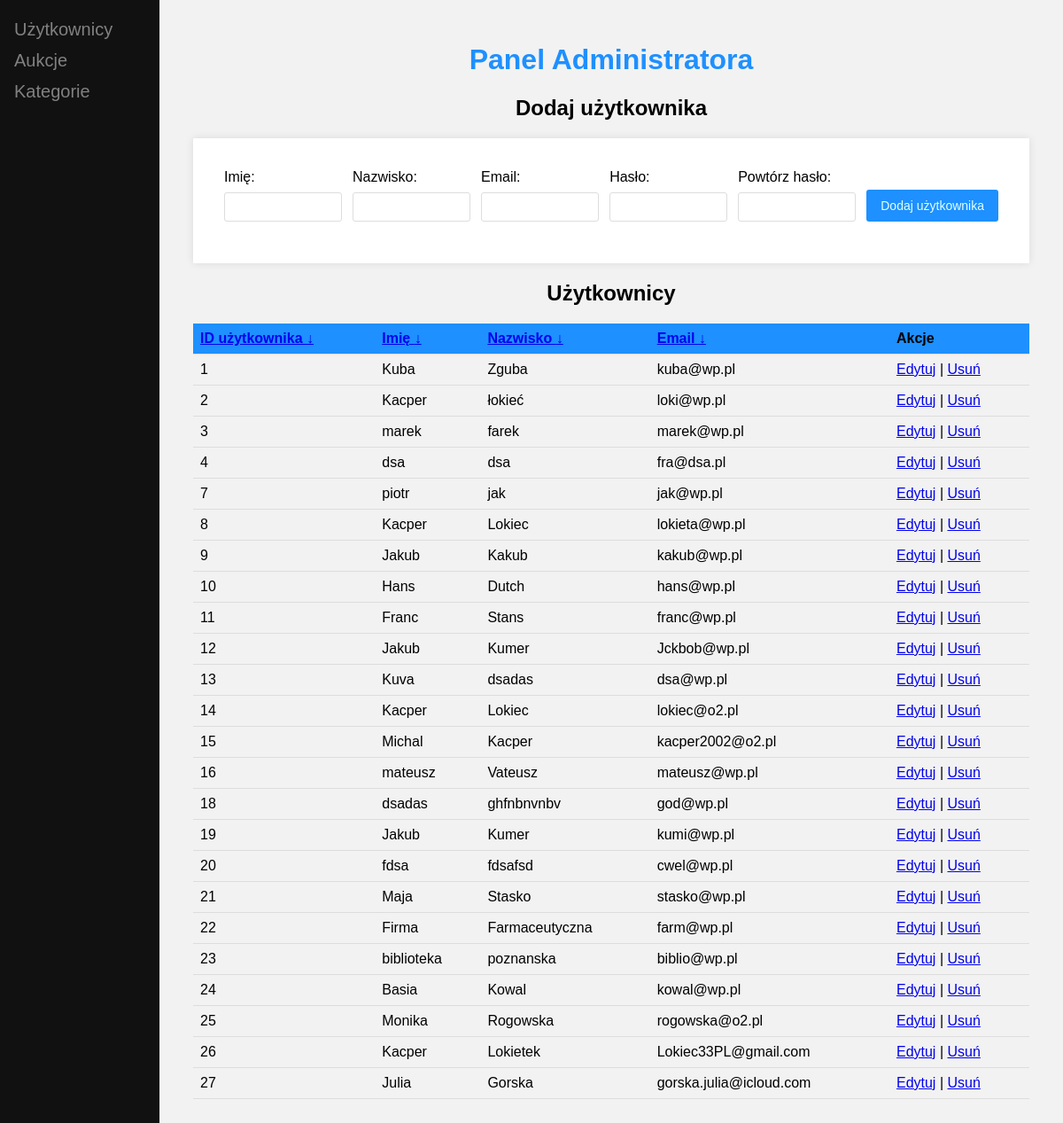
The page /dist/admin.php (signed in) on the database its author committed.
### tables this page shows
CREATE TABLE `users` (
  `id_user` int(11) NOT NULL,
  `firstName` varchar(50) NOT NULL,
  `lastName` varchar(50) NOT NULL,
  `email` varchar(60) NOT NULL,
  `id_role` tinyint(4) NOT NULL DEFAULT 1,
  `pass` varchar(255) NOT NULL,
  `passwordrepeat` varchar(255) NOT NULL,
  `city` varchar(100) DEFAULT NULL,
  `street` varchar(100) DEFAULT NULL,
  `house_number` varchar(10) DEFAULT NULL,
  `postal_code` varchar(20) DEFAULT NULL,
  `phone_number` varchar(20) DEFAULT NULL,
  `profile_image` varchar(255) DEFAULT '../uploads/user-3331256_1280.png',
  `reset_token` varchar(255) DEFAULT NULL,
  `token_expiry` datetime DEFAULT NULL
);

### scripts/admin_filtr.php (called while the page is built, shortened)
<?php
include_once "connect.php";
$sortByID = isset($_GET['sortByID']) ? $_GET['sortByID'] : '';
$sortByFirstName = isset($_GET['sortByFirstName']) ? $_GET['sortByFirstName'] : '';
$sortByLastName = isset($_GET['sortByLastName']) ? $_GET['sortByLastName'] : '';
$sortByEmail = isset($_GET['sortByEmail']) ? $_GET['sortByEmail'] : '';
$stmt = $conn->prepare("SELECT * FROM users");
$stmt->execute();
$users = $stmt->fetchAll(PDO::FETCH_ASSOC);
?>

### dist/admin.php (the view, shortened to what this page needs)
<?php
    include_once "../scripts/connect.php";
    include_once "../scripts/admin_filtr.php";
?>
<!DOCTYPE html>
<html lang="en">
<head>
    <link rel="stylesheet" href="../src/admin.css">
</head>
<body>
<div class="sidebar">
        <a href="admin.php"><i class="fa fa-fw fa-user"></i> Użytkownicy</a>
        <a href="auctions_admin.php"><i class="fa fa-clipboard"></i> Aukcje</a>
        <a href="category_admin.php"><i class="fa fa-clipboard"></i> Kategorie</a>
    </div>
    <div class="main">
        <h1>Panel Administratora</h1>
         <h2>Dodaj użytkownika</h2>
        <form action="add.php" method="POST">
            <div class="add_wyglad">
                <label for="firstName">Imię:</label>
                <input type="text" name="firstName" id="firstName" required><br>
            </div>
            <div class="add_wyglad">
                <label for="lastName">Nazwisko:</label>
                <input type="text" name="lastName" id="lastName" required><br>
            </div>
            <div class="add_wyglad">
                <label for="email">Email:</label>
                <input type="email" name="email" id="email" required><br>
            </div>
            <div class="add_wyglad">
                <label for="pass">Hasło:</label>
                <input type="password" name="pass" id="pass" required><br>
            </div>
            <div class="add_wyglad">
                <label for="passwordrepeat">Powtórz hasło:</label>
                <input type="password" name="passwordrepeat" id="passwordrepeat" required><br>
            </div>
            <div class="add_wyglad">
                <input class="add_button" type="submit" value="Dodaj użytkownika">
            </div>
        </form>
        <h2 id="uzytkownicy">Użytkownicy</h2>
        <table>
            <tr>
                <th><a href="?sortByID=<?php echo $sortByID === 'asc' ? 'desc' : 'asc'; ?>">ID użytkownika <?php if ($sortByID === 'asc') echo "&#8593;"; else echo "&#8595;"; ?></a></th>
                <th><a href="?sortByFirstName=<?php echo $sortByFirstName === 'asc' ? 'desc' : 'asc'; ?>">Imię <?php if ($sortByFirstName === 'asc') echo "&#8593;"; else echo "&#8595;"; ?></a></th>
                <th><a href="?sortByLastName=<?php echo $sortByLastName === 'asc' ? 'desc' : 'asc'; ?>">Nazwisko <?php if ($sortByLastName === 'asc') echo "&#8593;"; else echo "&#8595;"; ?></a></th>
                <th><a href="?sortByEmail=<?php echo $sortByEmail === 'asc' ? 'desc' : 'asc'; ?>">Email <?php if ($sortByEmail === 'asc') echo "&#8593;"; else echo "&#8595;"; ?></a></th>
                <th>Akcje</th>
            </tr>
        <?php
            if (count($users) > 0) {
                foreach ($users as $row) {
                    echo "<tr>";
                    echo "<td>" . htmlspecialchars($row["id_user"]) . "</td>";
                    echo "<td>" . htmlspecialchars($row["firstName"]) . "</td>";
                    echo "<td>" . htmlspecialchars($row["lastName"]) . "</td>";
                    echo "<td>" . htmlspecialchars($row["email"]) . "</td>";
                    echo "<td><a href='edit.php?id=" . htmlspecialchars($row["id_user"]) . "'>Edytuj</a> | <a href='../scripts/delete.php?id=" . htmlspecialchars($row["id_user"]) . "'>Usuń</a></td>";
                    echo "</tr>";
                }
            } else {
                echo "<tr><td colspan='5'>Brak użytkowników.</td></tr>";
            }
        ?>
        </table>
    </div>
</body>
</html>

### src/admin.css (style rules this page uses)
body { font-family: Arial, sans-serif; background-color: #f2f2f2; padding: 20px; }
h1 { text-align: center; color: #1E90FF; }
h2 { text-align: center; }
table { width: 100%; border-collapse: collapse; margin-bottom: 20px; }
th, td { padding: 8px; text-align: left; border-bottom: 1px solid #ddd; }
th { background-color: #1E90FF; }
form { max-width: 1400px; margin: 0 auto; background-color: #fff; padding: 20px; border-radius: 1px; box-shadow: 0 0 10px rgba(0, 0, 0, 0.1); display: flex; }
label { display: block; margin-bottom: 8px; }
input[type="text"], input[type="email"], input[type="password"] { width: 100%; padding: 8px; border-radius: 3px; border: 1px solid #ddd; margin-bottom: 12px; }
input[type="submit"] { background-color: #1E90FF; color: #E0FFFF; border: none; padding: 10px 16px; font-size: 14px; border-radius: 3px; cursor: pointer; margin-top: 23px; }
.sidebar { height: 100%; width: 180px; position: fixed; z-index: 1; top: 0; left: 0; background-color: #111; overflow-x: hidden; padding-top: 16px; }
.sidebar a { padding: 6px 8px 6px 16px; text-decoration: none; font-size: 20px; color: #818181; display: block; }
.main { margin-left: 180px; padding: 0px 10px; }
.add_wyglad { display: block; margin: 15px; width: 18%; }

### rows shown on the page
users: id_user "1", firstName "Kuba", lastName "Zguba", email "kuba@wp.pl"
users: id_user "2", firstName "Kacper", lastName "łokieć", email "loki@wp.pl"
users: id_user "3", firstName "marek", lastName "farek", email "marek@wp.pl"
users: id_user "4", firstName "dsa", lastName "dsa", email "fra@dsa.pl"
users: id_user "7", firstName "piotr", lastName "jak", email "jak@wp.pl"
users: id_user "8", firstName "Kacper", lastName "Lokiec", email "lokieta@wp.pl"
users: id_user "9", firstName "Jakub", lastName "Kakub", email "kakub@wp.pl"
users: id_user "10", firstName "Hans", lastName "Dutch", email "hans@wp.pl"
users: id_user "11", firstName "Franc", lastName "Stans", email "franc@wp.pl"
users: id_user "12", firstName "Jakub", lastName "Kumer", email "Jckbob@wp.pl"
users: id_user "13", firstName "Kuva", lastName "dsadas", email "dsa@wp.pl"
users: id_user "14", firstName "Kacper", lastName "Lokiec", email "lokiec@o2.pl"
users: id_user "15", firstName "Michal", lastName "Kacper", email "kacper2002@o2.pl"
users: id_user "16", firstName "mateusz", lastName "Vateusz", email "mateusz@wp.pl"
users: id_user "18", firstName "dsadas", lastName "ghfnbnvnbv", email "god@wp.pl"
users: id_user "19", firstName "Jakub", lastName "Kumer", email "kumi@wp.pl"
users: id_user "20", firstName "fdsa", lastName "fdsafsd", email "cwel@wp.pl"
users: id_user "21", firstName "Maja", lastName "Stasko", email "stasko@wp.pl"
users: id_user "22", firstName "Firma", lastName "Farmaceutyczna", email "farm@wp.pl"
users: id_user "23", firstName "biblioteka", lastName "poznanska", email "biblio@wp.pl"
users: id_user "24", firstName "Basia", lastName "Kowal", email "kowal@wp.pl"
users: id_user "25", firstName "Monika", lastName "Rogowska", email "rogowska@o2.pl"
users: id_user "26", firstName "Kacper", lastName "Lokietek", email "Lokiec33PL@gmail.com"
users: id_user "27", firstName "Julia", lastName "Gorska", email "gorska.julia@icloud.com"
